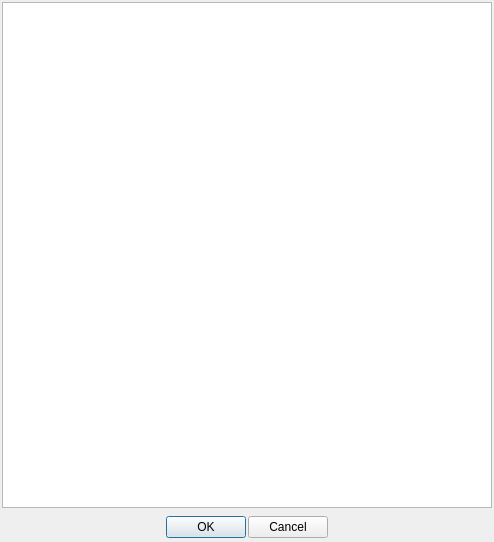
<?xml version="1.0" encoding="UTF-8"?>
<ui version="4.0">
 <class>QGroupQueryFilter</class>
 <widget class="QDialog" name="QGroupQueryFilter">
  <property name="geometry">
   <rect>
    <x>0</x>
    <y>0</y>
    <width>494</width>
    <height>542</height>
   </rect>
  </property>
  <property name="windowTitle">
   <string>Filter</string>
  </property>
  <layout class="QVBoxLayout" name="verticalLayout">
   <property name="leftMargin">
    <number>2</number>
   </property>
   <property name="topMargin">
    <number>2</number>
   </property>
   <property name="rightMargin">
    <number>2</number>
   </property>
   <property name="bottomMargin">
    <number>2</number>
   </property>
   <item>
    <widget class="QListWidget" name="lstQueries"/>
   </item>
   <item>
    <widget class="QWidget" name="widget" native="true">
     <layout class="QHBoxLayout" name="horizontalLayout">
      <property name="spacing">
       <number>2</number>
      </property>
      <property name="leftMargin">
       <number>2</number>
      </property>
      <property name="topMargin">
       <number>2</number>
      </property>
      <property name="rightMargin">
       <number>2</number>
      </property>
      <property name="bottomMargin">
       <number>2</number>
      </property>
      <item>
       <spacer name="horizontalSpacer">
        <property name="orientation">
         <enum>Qt::Horizontal</enum>
        </property>
        <property name="sizeHint" stdset="0">
         <size>
          <width>162</width>
          <height>20</height>
         </size>
        </property>
       </spacer>
      </item>
      <item>
       <widget class="QPushButton" name="btnOk">
        <property name="text">
         <string>OK</string>
        </property>
       </widget>
      </item>
      <item>
       <widget class="QPushButton" name="btnCancel">
        <property name="text">
         <string>Cancel</string>
        </property>
       </widget>
      </item>
      <item>
       <spacer name="horizontalSpacer_2">
        <property name="orientation">
         <enum>Qt::Horizontal</enum>
        </property>
        <property name="sizeHint" stdset="0">
         <size>
          <width>162</width>
          <height>20</height>
         </size>
        </property>
       </spacer>
      </item>
     </layout>
    </widget>
   </item>
  </layout>
 </widget>
 <resources/>
 <connections/>
</ui>
